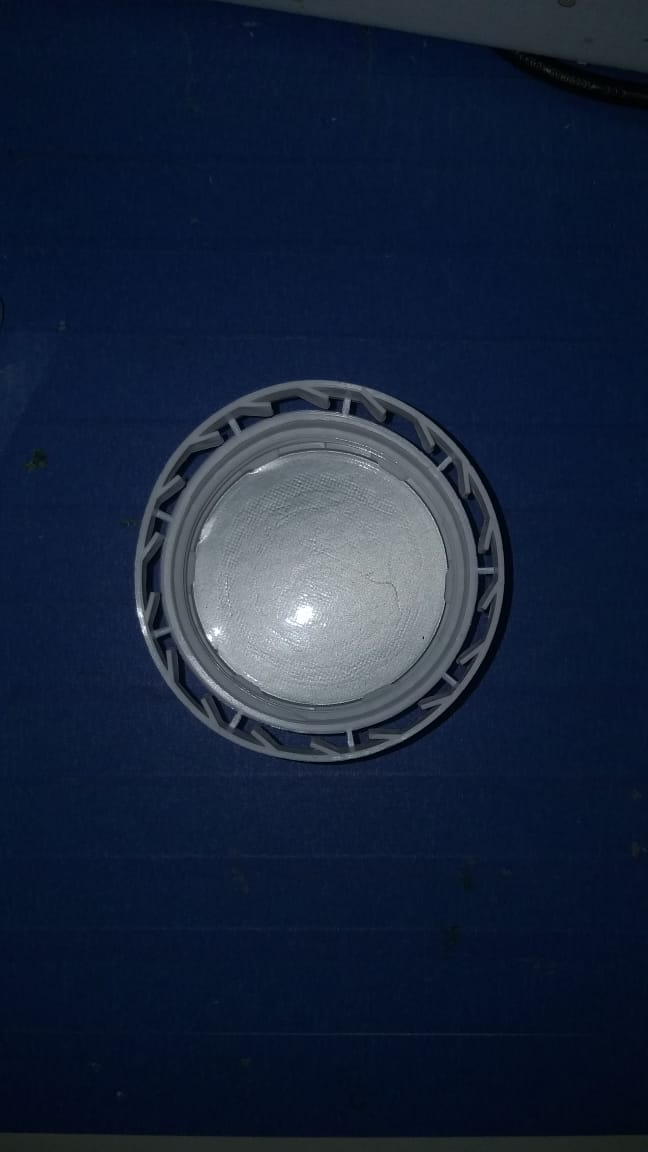
//> input picture Edges Detection/image.jpeg, 648 x 1152 px
$ ./k_means '../../Edges Detection/image.jpeg'   (built with g++ and OpenCV 4)
//> lines starting //> are read from the running program, lines starting //| are printed output that depends on the picture; after the words box and inside, x2 and y2 are one past the last pixel; in counts of white or black regions, pixels touching at a corner belong together
#include <opencv2/core/utility.hpp>
#include "opencv2/imgproc.hpp"
#include "opencv2/imgcodecs.hpp"
#include "opencv2/highgui.hpp"
#include <iostream>
#include <stdio.h>
#include <vector>

using namespace cv;

int main(int argc,const char** argv)
{
    Mat reshaped_image, output;
    Mat input_image = imread(argv[1], IMREAD_GRAYSCALE);
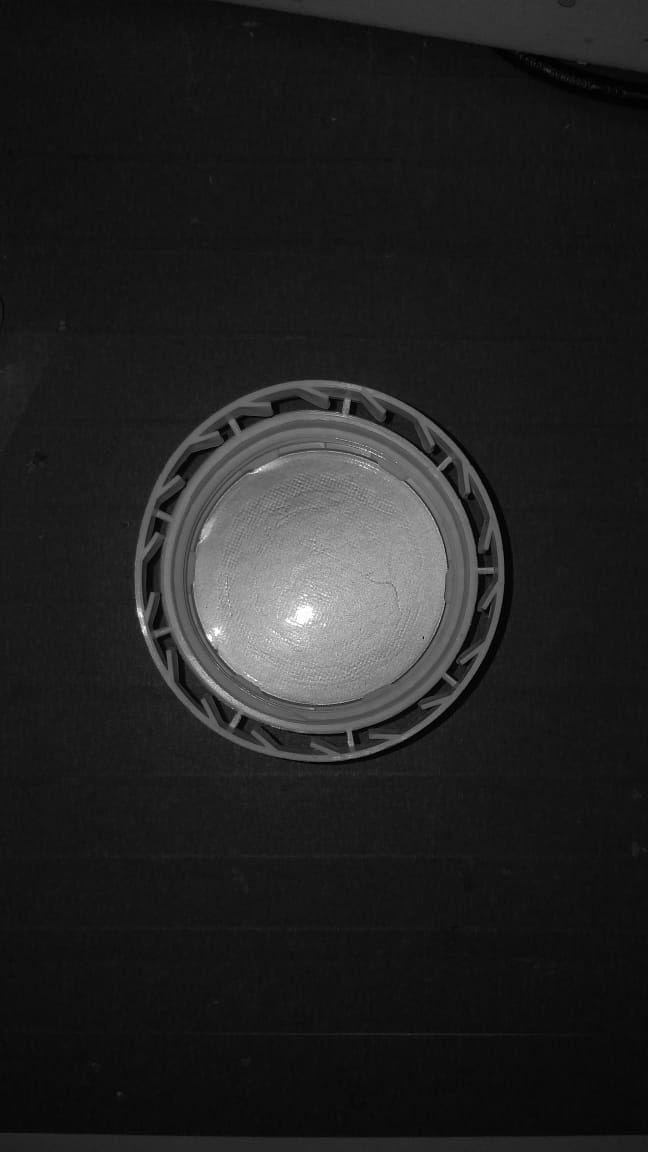
//> input_image: 1152 rows x 648 cols, CV_8UC1; min 0, max 255, mean 34.4
    output = imread(argv[1], IMREAD_GRAYSCALE);

    int nRows = input_image.rows;
//> nRows = 1152
    int nCols = input_image.cols;
//> nCols = 648

    reshaped_image = input_image.reshape(1, nRows*nCols); //reshape to get 1 feature, the pixel value
    Mat centers;
    std::vector<int> labels;

    reshaped_image.convertTo(reshaped_image,CV_32F); //converting to the format using by kmeans

    kmeans(reshaped_image, 2, labels, TermCriteria(TermCriteria::EPS+TermCriteria::COUNT, 10, 1.), 10, KMEANS_PP_CENTERS, centers);
//> labels = 746496 items; centers = [22.13, 126.1]

    for (int i = 0; i < nRows*nCols; ++i)
    {
        if(labels[i] == 1)
        {
            output.at<uchar>(i) = 0; //manual thresholding
        }
        else
        {
            output.at<uchar>(i) = 255; //manual thresholding
        }

    }
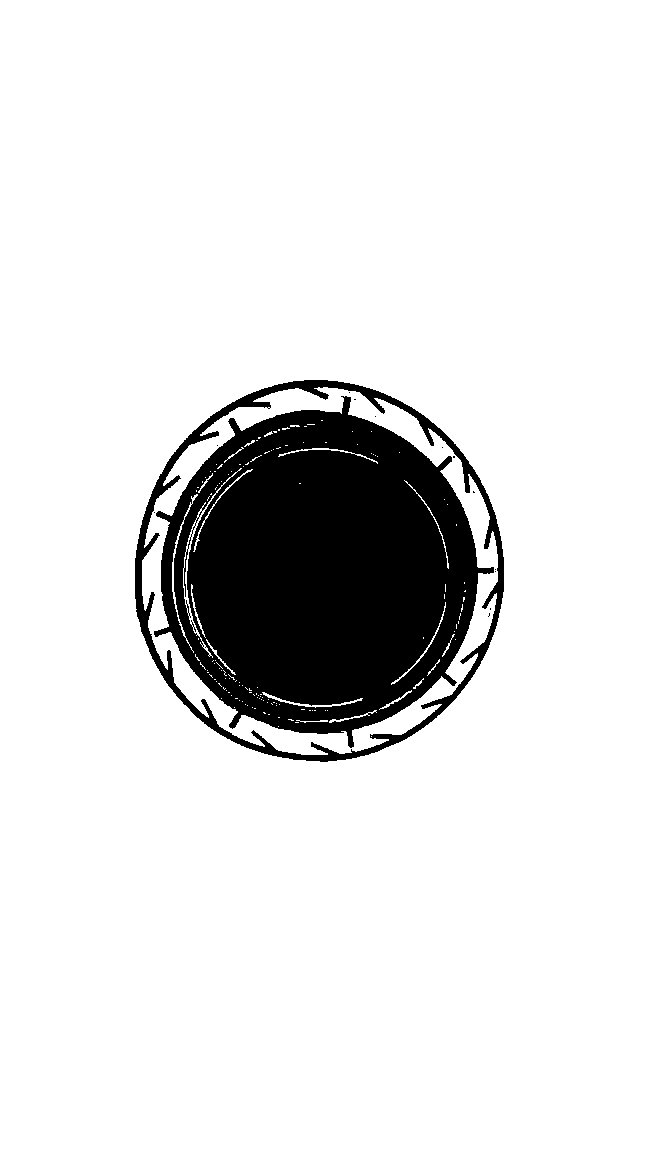
//> output: 1152 rows x 648 cols, CV_8UC1; 88.2% white; 14 black regions (12 under 20 px), largest, box (x1, y1, x2, y2) and area: (154, 396, 494, 748) 78262, (135, 380, 504, 762) 9687

    imshow("Original", input_image);
    imshow("KMeans", output);
    waitKey(0);
}
